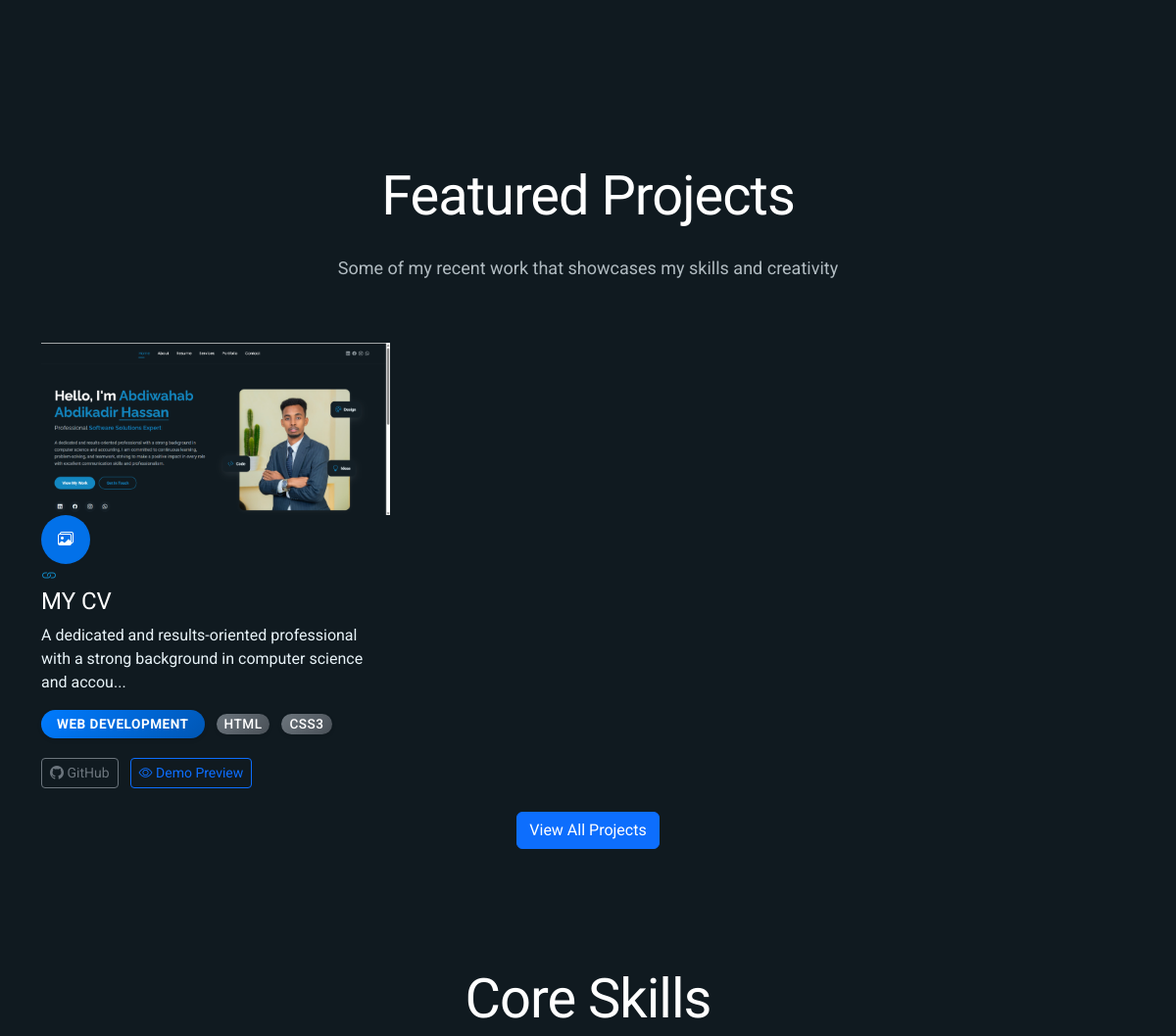
Before: / (middle part) with the older database file.
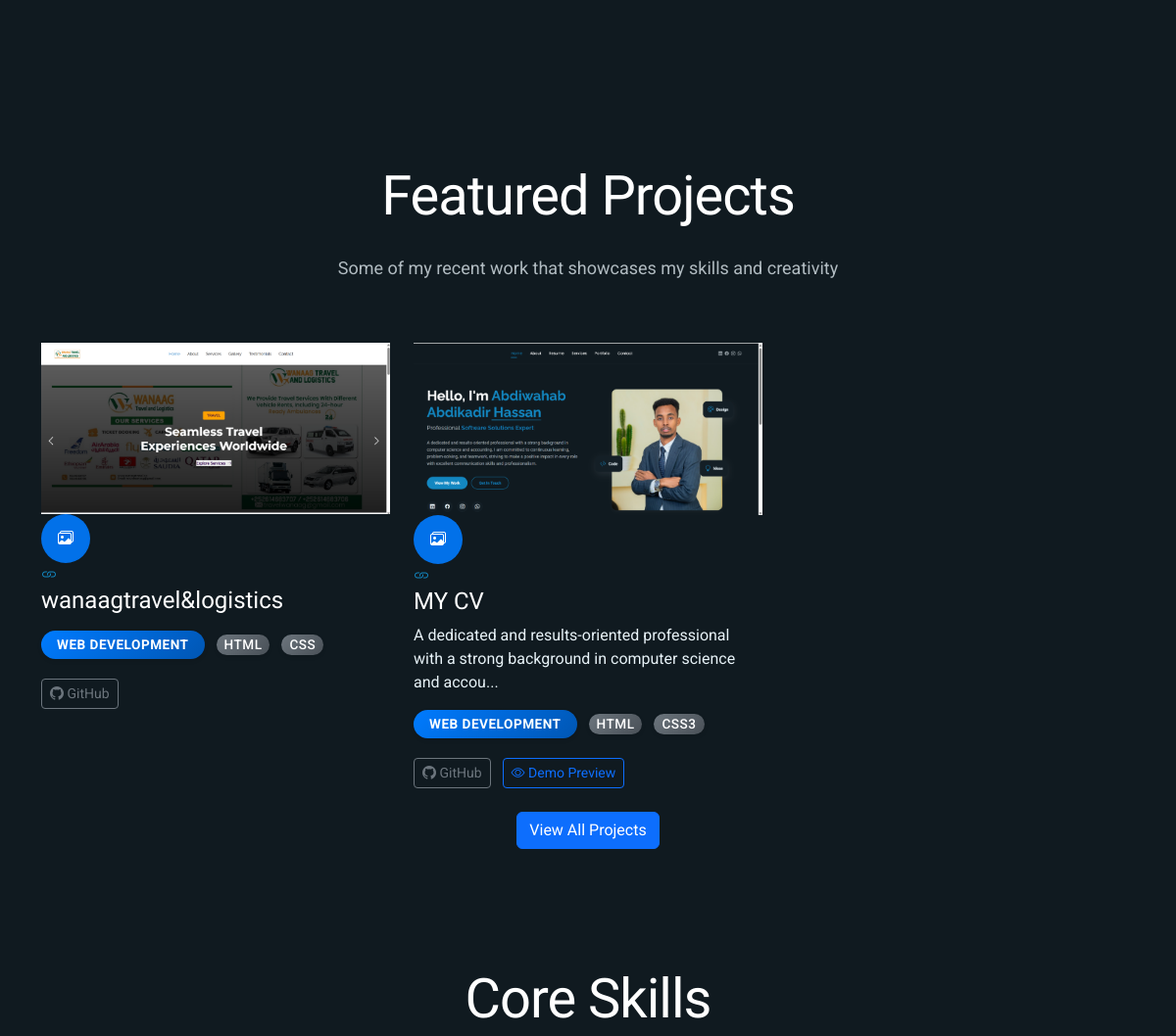
After: the same page with the newer database file.
### app.py (models this page shows, shortened)
class Project(db.Model):
    id = db.Column(db.Integer, primary_key=True)
    title = db.Column(db.String(200), nullable=False)
    description = db.Column(db.Text, nullable=False)
    long_description = db.Column(db.Text)
    category = db.Column(db.String(100), nullable=False)
    image_url = db.Column(db.String(200))  # Main/thumbnail image
    gallery_images = db.Column(db.Text)  # JSON array of gallery images
    project_url = db.Column(db.String(200))
    github_url = db.Column(db.String(200))
    _technologies = db.Column('technologies', db.Text)  # JSON string
    featured = db.Column(db.Boolean, default=False)
    created_at = db.Column(db.DateTime, default=datetime.utcnow)
    updated_at = db.Column(db.DateTime, default=datetime.utcnow, onupdate=datetime.utcnow)
    @property
    def technologies(self):
        if self._technologies:
            try:
                return json.loads(self._technologies)
            except:
                return []
        return []
    @technologies.setter
    def technologies(self, value):
        """Set technologies from a list"""
        if isinstance(value, list):
            self._technologies = json.dumps(value)
        else:
            self._technologies = value
    @property
    def gallery_images_list(self):
        """Get gallery images as a list"""
        if self.gallery_images:
            try:
                return json.loads(self.gallery_images)
            except:
                return []
        return []

### app.py (the view)
@app.route('/')
def index():
    projects = Project.query.filter_by(featured=True).limit(6).all()
    skills = Skill.query.all()
    experiences = Experience.query.order_by(Experience.start_date.desc()).limit(3).all()
    return render_template('index.html', projects=projects, skills=skills, experiences=experiences)

### templates/index.html (shortened to what this page needs)
{% extends "base.html" %}
{% block body_class %}index-page{% endblock %}
{% block content %}
<section id="hero" class="hero section">
</section>
{% if projects %}
<section id="featured-projects" class="featured-projects section">
  <div class="container" data-aos="fade-up" data-aos-delay="100">
    <div class="section-title">
      <h2>Featured Projects</h2>
      <p>Some of my recent work that showcases my skills and creativity</p>
    </div>
    <div class="row g-4">
      {% for project in projects %}
      <div class="col-lg-4 col-md-6" data-aos="fade-up" data-aos-delay="{{ loop.index * 100 }}">
        <div class="project-card">
          <div class="project-img" style="cursor: pointer;" data-project-id="{{ project.id }}" onclick="openProjectGallery(this.dataset.projectId)">
            {% if project.image_url %}
            <img src="{{ url_for('uploaded_file', filename=project.image_url) }}" alt="{{ project.title }}" class="img-fluid">
            {% endif %}
            <div class="project-overlay">
              <a href="javascript:void(0)" data-project-id="{{ project.id }}" onclick="openProjectGallery(this.dataset.projectId)" class="project-gallery-link" title="View Gallery">
                <i class="bi bi-images"></i>
              </a>
              <a href="{{ url_for('portfolio_details', project_id=project.id) }}" class="project-details-link" title="View Details">
                <i class="bi bi-link"></i>
              </a>
            </div>
          </div>
          <div class="project-info">
            <h4>{{ project.title }}</h4>
            <p>{{ project.description[:100] }}{% if project.description|length > 100 %}...{% endif %}</p>
            <div class="project-tags">
              <span class="badge bg-primary text-white fw-bold px-3 py-2">{{ project.category }}</span>
              {% if project.technologies %}
                {% for tech in project.technologies[:2] %}
                <span class="badge bg-secondary text-white fw-medium px-2 py-1">{{ tech }}</span>
                {% endfor %}
              {% endif %}
            </div>
            <div class="project-links mt-3">
              {% if project.github_url %}
              <a href="{{ project.github_url }}" target="_blank" class="btn btn-outline-secondary btn-sm me-2" title="View on GitHub">
                <i class="bi bi-github"></i> GitHub
              </a>
              {% endif %}
              {% if project.project_url %}
              <a href="{{ project.project_url }}" target="_blank" class="btn btn-outline-primary btn-sm" title="View Live Demo">
                <i class="bi bi-eye"></i> Demo Preview
              </a>
              {% endif %}
            </div>
          </div>
        </div>
      </div>
      {% endfor %}
    </div>
    <div class="text-center mt-4" data-aos="fade-up" data-aos-delay="400">
      <a href="{{ url_for('portfolio') }}" class="btn btn-primary">View All Projects</a>
    </div>
  </div>
</section>
{% endif %}
{% if skills %}
<section id="skills-preview" class="skills-preview section">
  <div class="container" data-aos="fade-up" data-aos-delay="100">
    <div class="section-title">
      <h2>Core Skills</h2>
    </div>
  </div>
</section>
{% endif %}
{% endblock %}

### templates/base.html (shortened to what this page needs)
<!DOCTYPE html>
<html lang="en">
<head>
  <link href="{{ url_for('static', filename='assets/vendor/bootstrap/css/bootstrap.min.css') }}" rel="stylesheet">
  <link href="{{ url_for('static', filename='assets/vendor/bootstrap-icons/bootstrap-icons.css') }}" rel="stylesheet">
  <link href="{{ url_for('static', filename='assets/vendor/aos/aos.css') }}" rel="stylesheet">
  <link href="{{ url_for('static', filename='assets/vendor/swiper/swiper-bundle.min.css') }}" rel="stylesheet">
  <link href="{{ url_for('static', filename='assets/vendor/glightbox/css/glightbox.min.css') }}" rel="stylesheet">
  <link href="{{ url_for('static', filename='assets/css/main.css') }}" rel="stylesheet">
</head>
<body class="{% block body_class %}{% endblock %}">
  <main class="main">
    {% block content %}{% endblock %}
  </main>
</body>
</html>

### static/assets/css/main.css (style rules this page uses)
:root { --default-font: "Roboto", system-ui, -apple-system, "Segoe UI", Roboto, "Helvetica Neue", Arial, "Noto Sans", "Liberation Sans", sans-serif, "Apple Color Emoji", "Segoe UI Emoji", "Segoe UI Symbol", "Noto Color Emoji"; --heading-font: "Raleway", sans-serif; --nav-font: "Poppins", sans-serif; }
:root { --background-color: #101a20; --default-color: #e7f2f7; --heading-color: #ffffff; --accent-color: #1387c1; --surface-color: #141f26; --contrast-color: #ffffff; }
:root { --nav-color: #ffffff; --nav-hover-color: #1387c1; --nav-mobile-background-color: #213642; --nav-dropdown-background-color: #051117; --nav-dropdown-color: #e7f2f7; --nav-dropdown-hover-color: #1387c1; }
:root { scroll-behavior: smooth; }
body { color: var(--default-color); background-color: var(--background-color); font-family: var(--default-font); }
a { color: var(--accent-color); text-decoration: none; transition: 0.3s; }
h1, h2, h3, h4, h5, h6 { color: var(--heading-color); font-family: var(--heading-font); }
section, .section { color: var(--default-color); background-color: var(--background-color); padding: 60px 0; scroll-margin-top: 100px; overflow: clip; }
.section-title { text-align: center; padding-bottom: 60px; position: relative; }
.section-title h2 { font-size: 3.5rem; font-weight: 400; line-height: 1.2; color: var(--heading-color); margin-bottom: 1.5rem; letter-spacing: -1px; }
.section-title p { font-size: 1.125rem; line-height: 1.8; color: color-mix(in srgb, var(--default-color), transparent 25%); max-width: 900px; margin: 0 auto; text-wrap: balance; }
.hero { padding: 80px 0; min-height: 100vh; display: flex; align-items: center; }

### templates/base.html (style rules this page uses)
.portfolio-tags .badge, .project-tags .badge { font-size: 0.85rem; letter-spacing: 0.5px; text-transform: uppercase; border-radius: 20px; margin-right: 8px; margin-bottom: 4px; display: inline-block; box-shadow: 0 2px 4px rgba(0,0,0,0.1); }
.portfolio-tags .badge.bg-primary, .project-tags .badge.bg-primary { background: linear-gradient(135deg, #007bff, #0056b3) !important; border: none; }
.portfolio-tags .badge.bg-secondary, .project-tags .badge.bg-secondary { background: linear-gradient(135deg, #6c757d, #495057) !important; border: none; }
.portfolio-gallery-link, .project-gallery-link { background: rgba(0, 123, 255, 0.9); color: white; border-radius: 50%; width: 50px; height: 50px; display: flex; align-items: center; justify-content: center; text-decoration: none; transition: all 0.3s ease; margin-right: 10px; }

Changed rows visible on the page:
now on this page (row edited): Project: image_url (picture), title "wanaagtravel&logistics", category "WEB DEVELOPMENT", 2 "HTML" "CSS"
